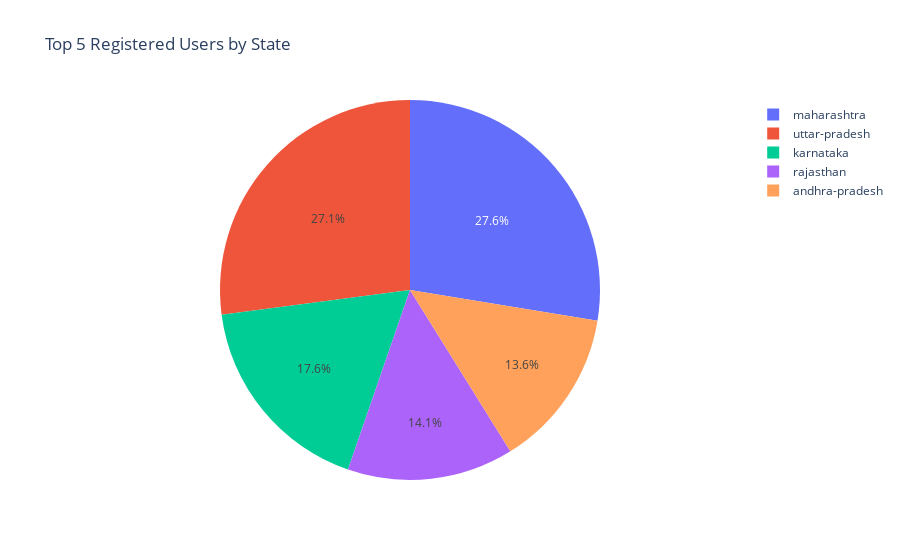

Notebook source saved alongside this figure:
### Markdown cell above
## **5. User Engagement and Growth Strategy**

**Scenario**

PhonePe seeks to enhance its market position by analyzing user engagement across different states and districts. With a significant number of registered users and app opens, understanding user behavior can provide valuable insights for strategic decision-making and growth opportunities.

### Code cell
#1 Top users in State wise
query = '''SELECT state,registeredusers
FROM (
  SELECT *, ROW_NUMBER() OVER (PARTITION BY state ORDER BY registeredusers desc) AS rank
  FROM aggregated_user)
WHERE rank = 1
order by registeredusers desc
limit 5'''
T_users = pd.read_sql(query,engine)

Reg_U = px.pie(T_users,names="state",values="registeredusers",title="Top 5 Registered Users by State")
Reg_U.show()
T_users

### Figure 1 — Plotly figure (JSON) as saved in the notebook; plotly's stock layout.template omitted (floating-point values rounded to 4 significant figures)
{"data": [{"domain": {"x": [0, 1], "y": [0, 1]}, "hovertemplate": "state=%{label}<br>registeredusers=%{value}<extra></extra>", "labels": ["maharashtra", "uttar-pradesh", "karnataka", "rajasthan", "andhra-pradesh"], "legendgroup": "", "name": "", "showlegend": true, "type": "pie", "values": [71807805, 70474113, 45917653, 36828375, 35303719]}], "layout": {"legend": {"tracegroupgap": 0}, "title": {"text": "Top 5 Registered Users by State"}}}
